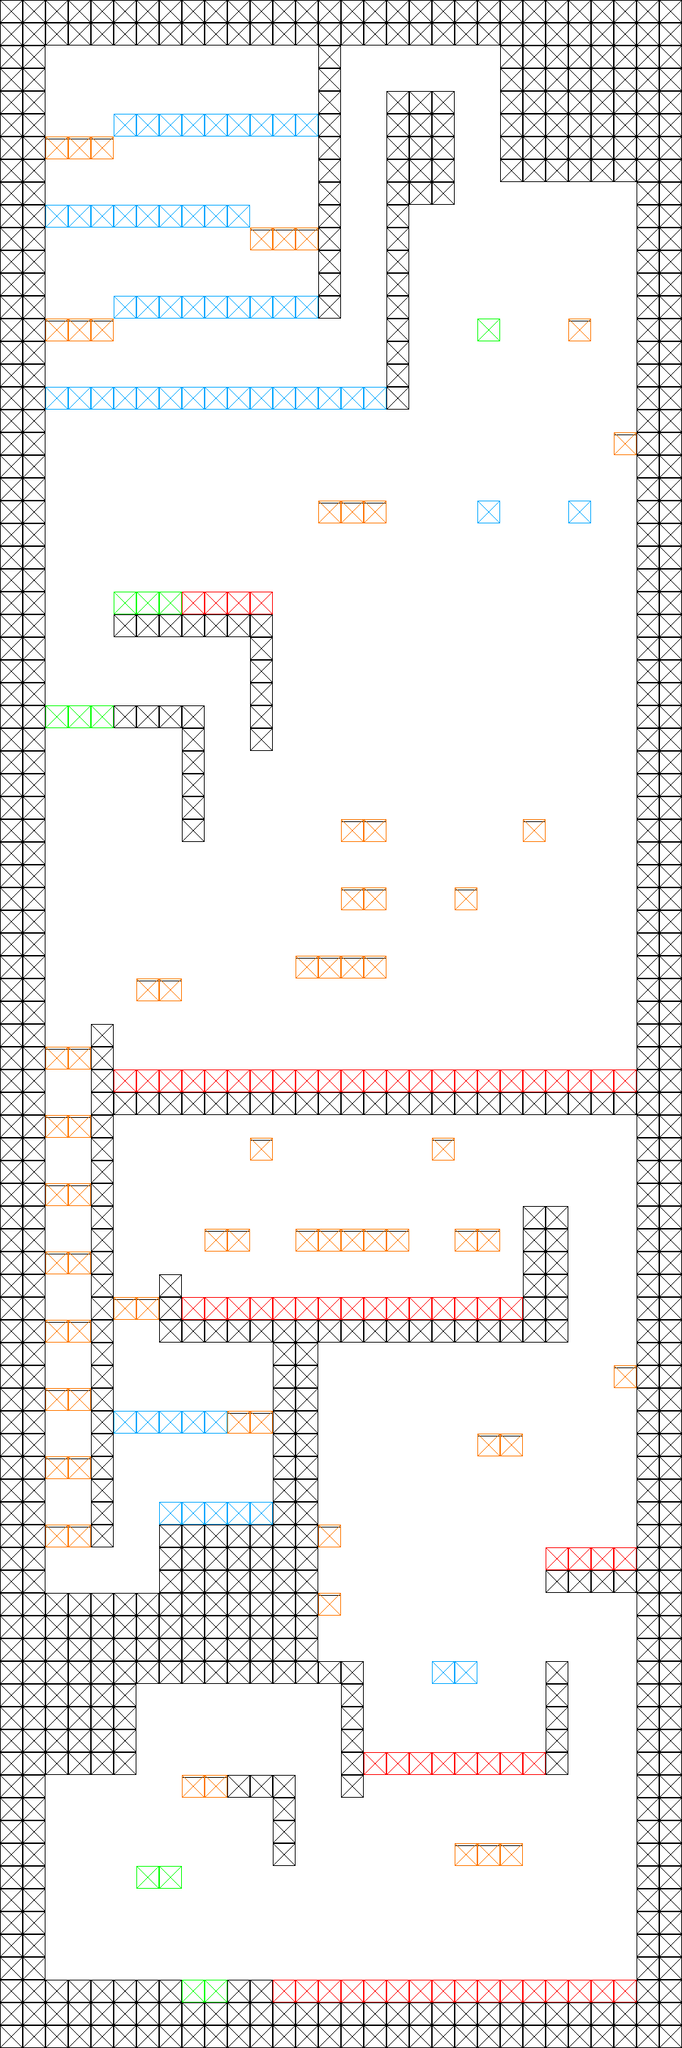

A level layout from a 2D game, rendered from its tile map. Below: a short description, then the map file with tile-grid data replaced by summaries:
An orthogonal 30x90 tile map with 32x32 px tiles, 3 tile layers (prototype, tiles, collisions), 1 hidden layer not drawn, 4 tilesets and 24 objects (Door, Goal).

<map version="1.10" tiledversion="1.12.1" orientation="orthogonal" renderorder="right-down" width="30" height="90" tilewidth="32" tileheight="32" infinite="0" backgroundcolor="#ffffff" nextlayerid="7" nextobjectid="34">
 <editorsettings>
  <export target="../../src/PolyGone/Maps/Level4.json" format="json" />
 </editorsettings>
 <tileset firstgid="1" source="../TiledSets/Proto.tsx" />
 <tileset firstgid="65" source="../TiledSets/PlayerSheet.tsx" />
 <tileset firstgid="69" source="../TiledSets/EnemySheet.tsx" />
 <tileset firstgid="85" source="../TiledSets/CollisionTiles.tsx" />
 <imagelayer id="6" name="background" visible="0" parallaxx="0.8" parallaxy="0.9" repeatx="1" repeaty="1">
  <image source="../../src/PolyGone/Content/Textures/Backgrounds/CastleBackground.png" width="256" height="256" />
 </imagelayer>
 <layer id="1" name="prototype" width="30" height="90">
  <data>[2700 cells, 968 non-empty, 5 distinct tile ids]</data>
 </layer>
 <layer id="2" name="tiles" width="30" height="90">
  <data>[2700 cells, 0 non-empty, 0 distinct tile ids]</data>
 </layer>
 <objectgroup id="3" name="objects">
  <object id="1" name="Hub" type="Door" x="96" y="2784" width="32" height="32">
   <properties>
    <property name="connects" value="Hub" />
    <property name="loadX" type="int" value="640" />
    <property name="loadY" type="int" value="576" />
   </properties>
  </object>
  <object id="2" gid="65" x="96" y="2784" width="32" height="32" />
  <object id="3" gid="70" x="480" y="2336" width="32" height="32" />
  <object id="4" gid="69" x="352" y="2496" width="32" height="32" />
  <object id="5" gid="69" x="672" y="2592" width="32" height="32" />
  <object id="6" gid="70" x="608" y="1600" width="32" height="32" />
  <object id="7" gid="70" x="352" y="1600" width="32" height="32" />
  <object id="12" gid="72" x="480" y="1728" width="32" height="32" />
  <object id="13" gid="69" x="224" y="1984" width="32" height="32" />
  <object id="14" gid="70" x="480" y="1344" width="32" height="32" />
  <object id="15" gid="71" x="224" y="1376" width="32" height="32" />
  <object id="17" gid="70" x="640" y="1248" width="32" height="32" />
  <object id="18" gid="70" x="736" y="1152" width="32" height="32" />
  <object id="19" gid="70" x="672" y="704" width="32" height="32" />
  <object id="20" gid="72" x="416" y="544" width="32" height="32" />
  <object id="21" gid="72" x="128" y="544" width="32" height="32" />
  <object id="22" gid="71" x="384" y="416" width="32" height="32" />
  <object id="23" gid="71" x="192" y="416" width="32" height="32" />
  <object id="28" gid="73" x="96" y="288" width="32" height="32" />
  <object id="29" gid="69" x="192" y="288" width="32" height="32" />
  <object id="30" gid="69" x="288" y="288" width="32" height="32" />
  <object id="31" gid="70" x="192" y="160" width="32" height="32" />
  <object id="32" gid="70" x="320" y="160" width="32" height="32" />
  <object id="33" name="Goal" type="Goal" x="384" y="160" width="32" height="32" />
 </objectgroup>
 <layer id="4" name="collisions" width="30" height="90">
  <data>[2700 cells, 968 non-empty, 5 distinct tile ids]</data>
 </layer>
</map>
